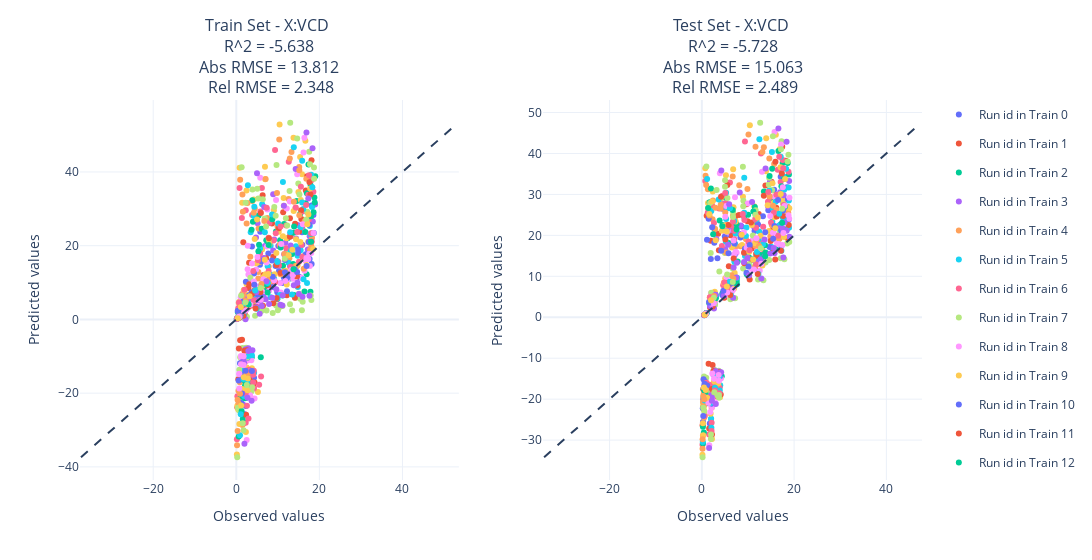
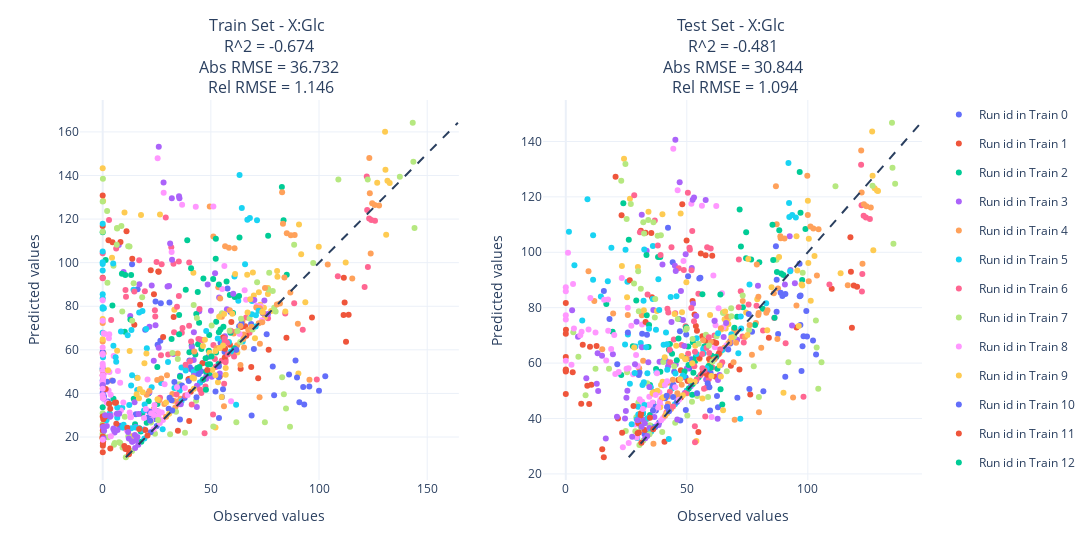
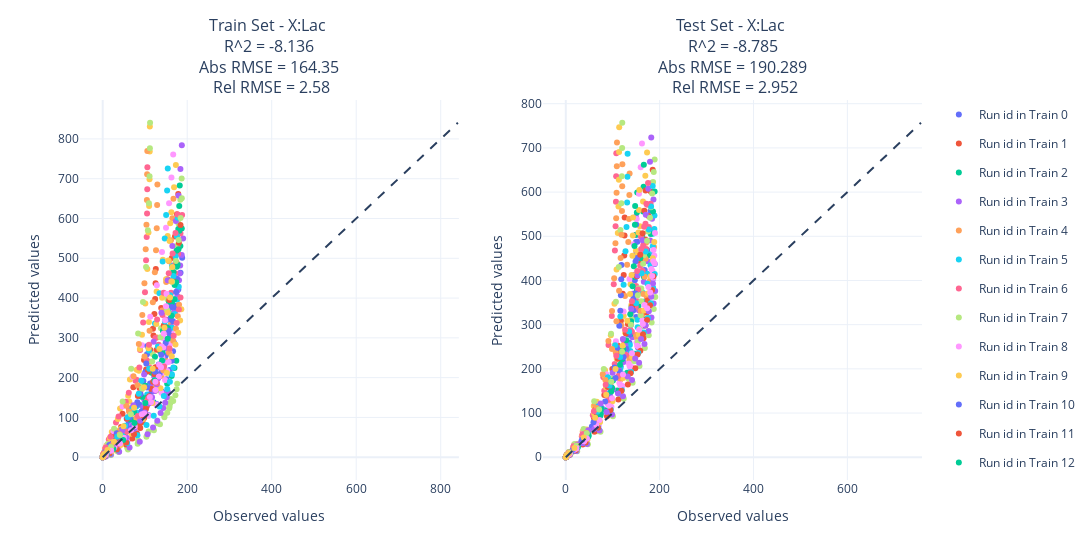
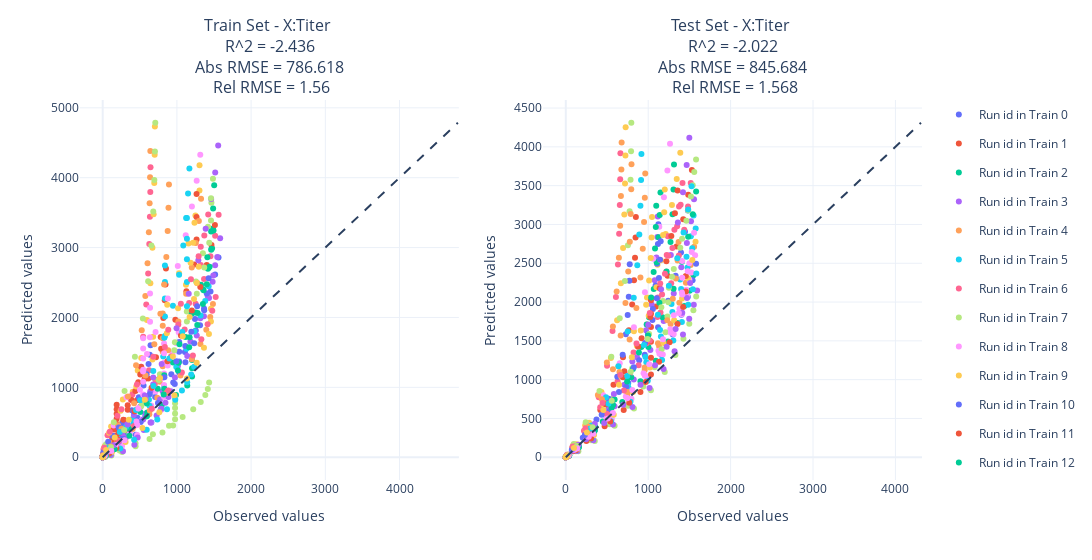

The notebook cell these images were saved under, in order:
### Code cell
plot_multi_step_ann_model_eval(
    X_train,
    X_train_pred,
    X_test,
    X_test_pred,
    X_columns=X_columns,
)
